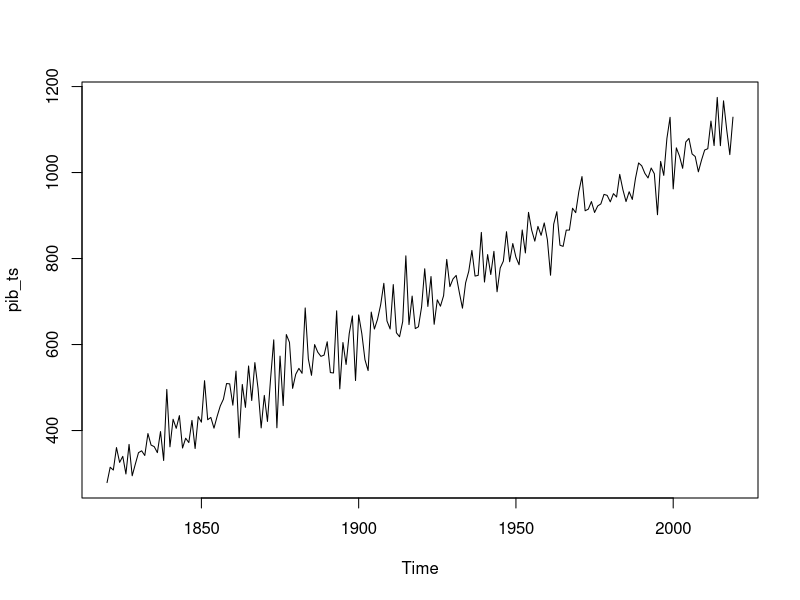

Generate this figure with R:

set.seed(100) ###semilla
t=c(1:200) ##Consecutivo del tiempo
pib=200+ 4*t + rnorm(n=200,mean=100,sd=50) ###Crear variable ficticia

pib_ts=ts(pib, start=1820,frequency =1 ) ##Convertir variable a serie de tiempo
plot(pib_ts) ### para grficar

print(pib_ts) ###Para ver información de la serie

n=length(pib_ts)

# propiedades de la serie de tiempo

start(pib_ts)
end(pib_ts)
frequency(pib_ts)

### Ajustar modelo de regresión lineal
m1=lm(pib_ts~t)
summary(m1)

#######Ejercicio ###

set.seed(100) ###semilla
t=c(1:200) ##Consecutivo del tiempo
pib=200+ 4*t + 2*t^2 + rnorm(n=200,mean=100,sd=50)
  
mean(pib) ### para verificar valor

